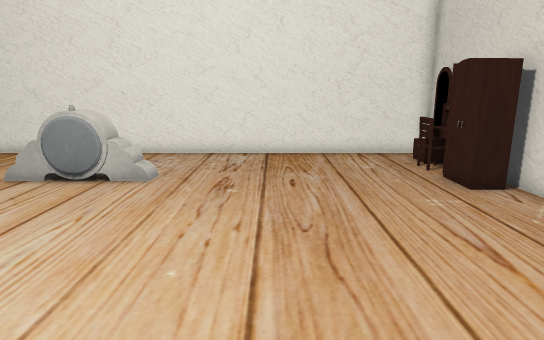
View 1 (above)

13 first-person views from a walk through a Unity game level. The camera is 1.3 m above the floor, tilts 12° down and sees 75° across. The floor is counted in squares, 0.5 m on a side. Each view is taken from the middle of a square. On the plan, view 1 faces up. The plan holds only what a view shows up to about 20 squares ahead; the rest is blank. The player is left out. Some surface patterns are stand-ins.

View 2
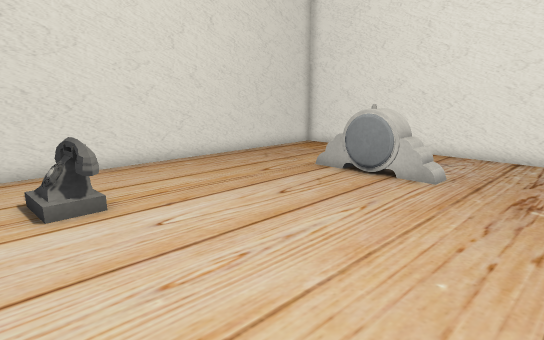

View 3
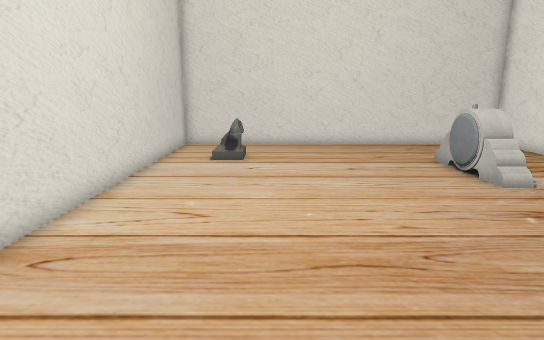

View 4
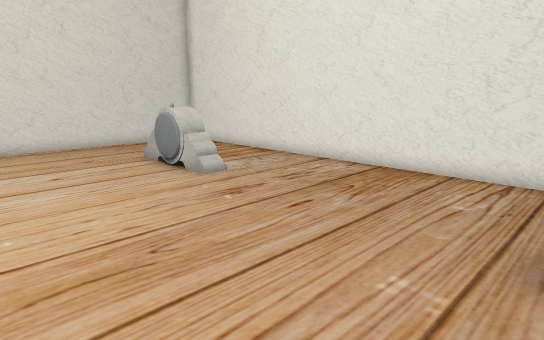

View 5
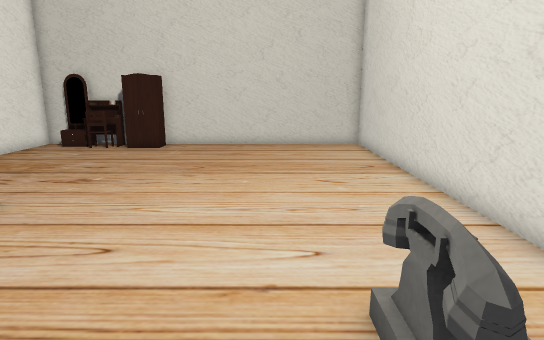

View 6
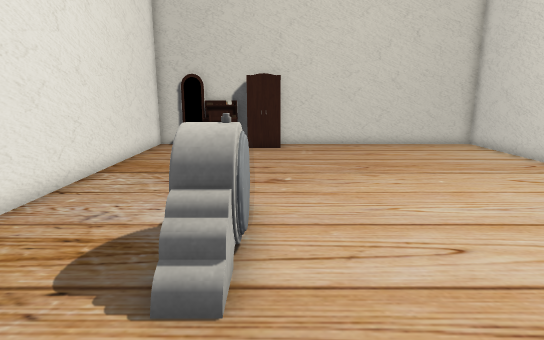

View 7
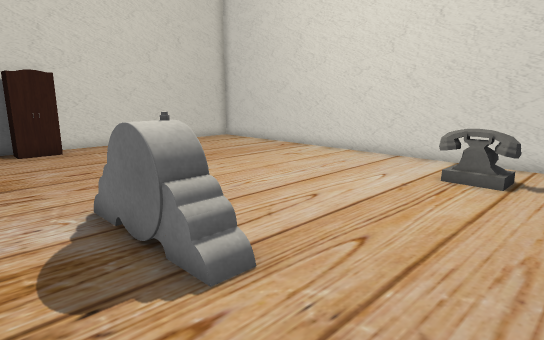

View 8
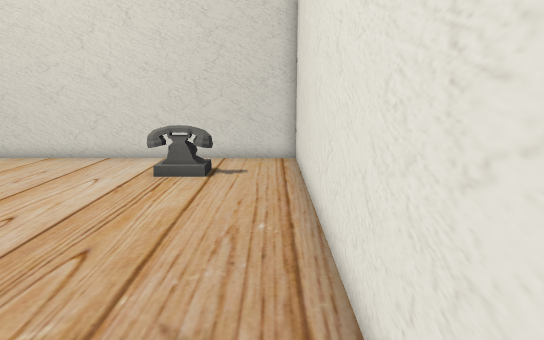

View 9
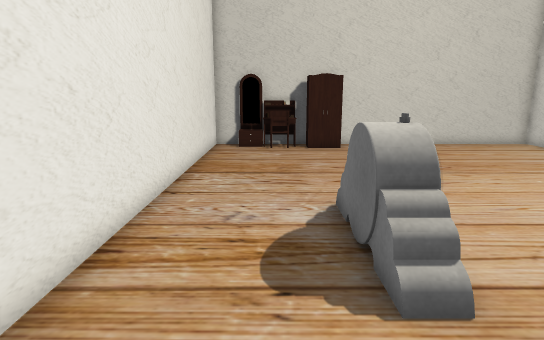

View 10
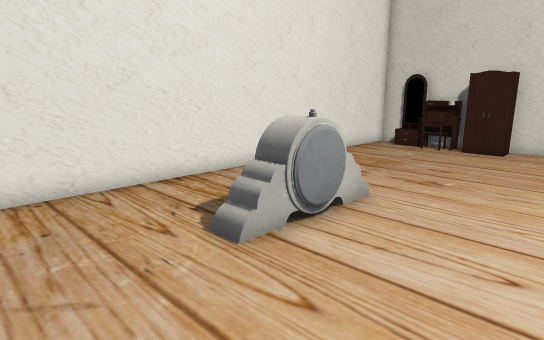

View 11
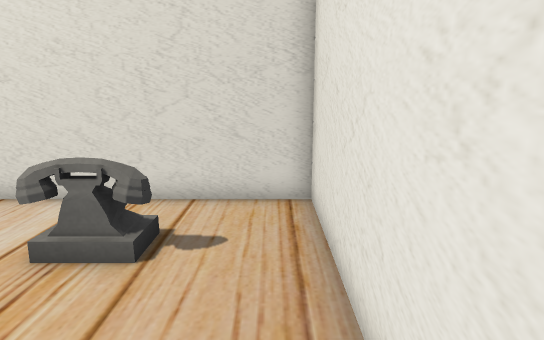

View 12
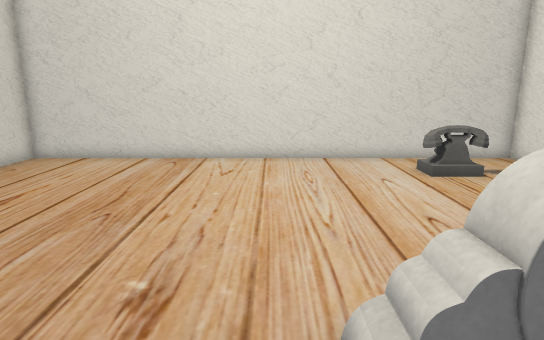

View 13
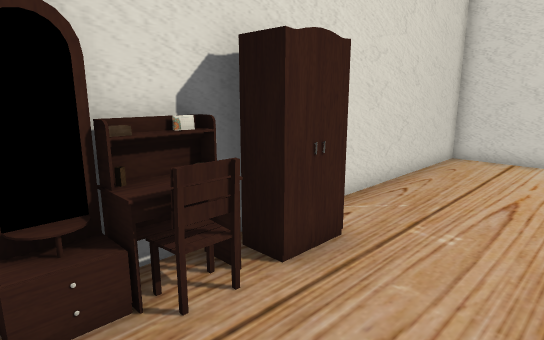

### Floor plan
Points are (right, up) in squares from view 1. A wall is a line through its corners. A room is listed if a view was taken in it or the views show most of it. See-through windows are left out.
Room 1 (views 1, 2, 3, 4, 5, 6, 7, 8, 9, 10, 11, 12, 13)
walls: (6.6, 9.6) (5.5, 9.6) (5.5, 11.2) (6.6, 11.2); (7, 10.8) (7, 16) (-13, 16) (-13, -0.7) (7, -0.7) (7, 10.4); (6.6, 13.4) (6.6, 14.8)
objects: phone (-10, 2) to (-8, 3); clock (-7, 10) to (-5, 11); other object (5, 13); other object (6, 12) to (6, 13)

Positions as (right, up) in squares from view 1, and headings:
1: (0, 0), facing up
2: (0, 0), facing up-left
3: (6, 4), facing left
4: (6, 4), facing up-left
5: (-12, 4), facing right
6: (-12, 10), facing right
7: (-12, 14), facing down-right
8: (-12, 14), facing down
9: (-12, 13), facing right
10: (-12, 6), facing up-right
11: (-12, 8), facing down
12: (-3, 14), facing down
13: (2, 15), facing down-right
